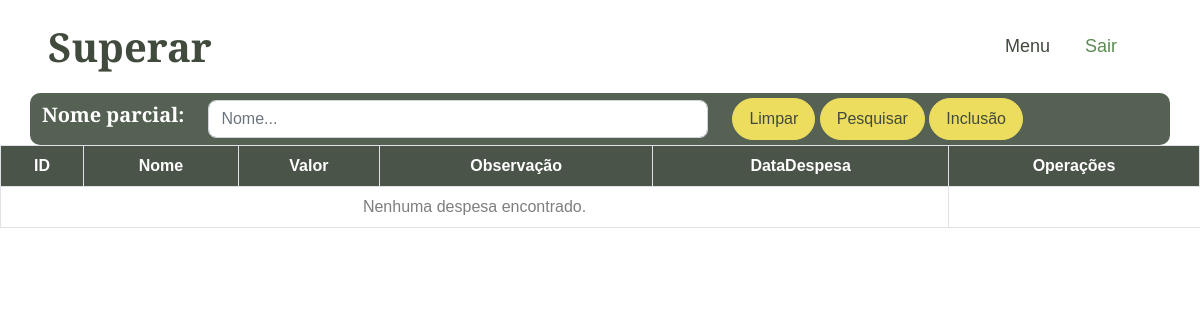
/lancselect.php (signed in), run on an earlier commit of the app's database.
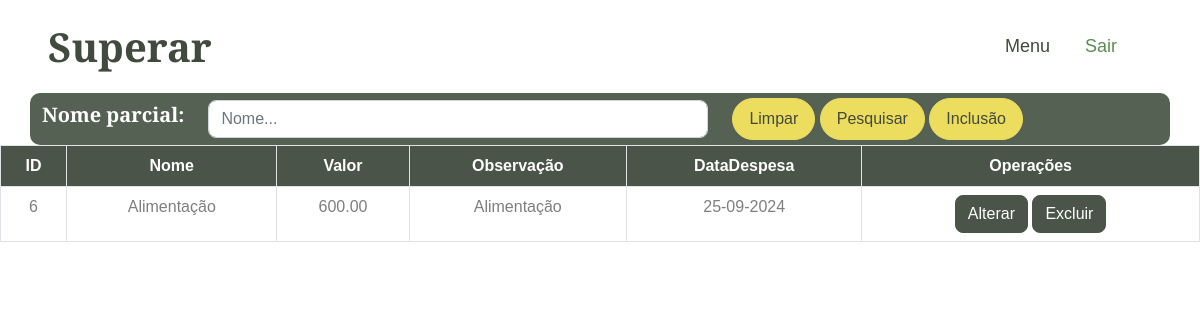
And on a later commit of the database.
### tables this page shows
CREATE TABLE `lancdespesa` (
  `id` int(11) NOT NULL,
  `nome` varchar(50) NOT NULL,
  `valor` decimal(10,2) NOT NULL,
  `iddespesa` int(11) NOT NULL,
  `datadespesa` date NOT NULL
);

CREATE TABLE `tipodespesa` (
  `id` int(11) NOT NULL,
  `nome` varchar(100) NOT NULL
);

### lancselect.php (the view, shortened to what this page needs)
<?php
include('connect.php');
$sql = 'SELECT l.id, l.valor, l.datadespesa, l.nome observacao, t.id iddesp, t.nome despesa
  from lancdespesa l inner join tipodespesa t
       on t.id = l.iddespesa ORDER BY t.nome ASC';
$pesqnome = '';
$result = mysqli_query($con, $sql);
?>
<!DOCTYPE html>
<html lang="en">
<head>
    <link href="https://cdnjs.cloudflare.com/ajax/libs/font-awesome/5.10.0/css/all.min.css" rel="stylesheet">
    <link href="https://cdn.jsdelivr.net/npm/bootstrap-icons@1.4.1/font/bootstrap-icons.css" rel="stylesheet">
    <link href="lib/animate/animate.min.css" rel="stylesheet">
    <link href="lib/owlcarousel/assets/owl.carousel.min.css" rel="stylesheet">
    <link href="lib/lightbox/css/lightbox.min.css" rel="stylesheet">
    <link href="css/bootstrap.min.css" rel="stylesheet">
    <link href="css/style.css" rel="stylesheet">
</head>
<body>
    <nav class="navbar navbar-expand-lg bg-white navbar-light sticky-top px-4 px-lg-5">
        <h1 class="m-0">Superar</h1>
        <div class="collapse navbar-collapse" id="navbarCollapse">
            <div class="navbar-nav ms-auto p-4 p-lg-0">
                <a href="menu.php" class="nav-item nav-link">Menu</a>
                <a href="logout.php" class="nav-item nav-link active">Sair</a>
            </div>
        </div>
    </nav>
    <div class="text-center mx-auto wow fadeInUp" data-wow-delay="0.1s">
        <div class="container" style="background-color: transparent;">
            <form method="post" action="">
                <div class="row align-items-center" style="background-color: #556152; padding-top:5px; padding-bottom:5px; border-radius: 10px;">
                    <div class="col-auto">
                        <h5 style="color: white;">Nome parcial:</h5>
                    </div>
                    <div class="col-auto">
                        <input type="text" name="pesqnome" id="pesqnome" class="form-control" placeholder="Nome..." style="width: 500px;" value="<?php echo $pesqnome; ?>">
                    </div>
                    <div class="col-auto">
                        <a href="lanselect.php" class="btn btn-secondary rounded-pill py-2 px-3">Limpar</a>
                        <button class="btn btn-secondary rounded-pill py-2 px-3" type="submit" name="submit">Pesquisar</button>
                        <a href="lancinsert.php" class="btn btn-secondary rounded-pill py-2 px-3">Inclusão</a>
                    </div>
                </div>
            </form>
        </div>
    </div>
    <table class="table table-bordered" style="background-color: white; opacity: 94%; text-align: center;">
        <thead class="thead-dark">
            <tr>
                <th scope="col" style="background-color: #404A3D; color: white;">ID</th>
                <th scope="col" style="background-color: #404A3D; color: white;">Nome</th>
                <th scope="col" style="background-color: #404A3D; color: white;">Valor</th>
                <th scope="col" style="background-color: #404A3D; color: white;">Observação</th>
                <th scope="col" style="background-color: #404A3D; color: white;">DataDespesa</th>
                <th scope="col" style="background-color: #404A3D; color: white;">Operações</th>
            </tr>
        </thead>
        <tbody>
            <?php
            if ($result && mysqli_num_rows($result) > 0) {
                while ($row = mysqli_fetch_assoc($result)) {
                    echo "<tr>
                <td>" . $row['id'] . "</td>
                <td>" . $row['despesa'] . "</td>
                <td>" . $row['valor'] . "</td>
                <td>" . $row['observacao'] . "</td>
                <td>" .
                $datadespesa =
                substr($row['datadespesa'], 8, 2) .
                substr($row['datadespesa'], 4, 4) .
                substr($row['datadespesa'], 0, 4) . "
                <td>
                    <a href='lancupdate.php?updateid=" . $row['id'] . "' class='btn btn-dark'>Alterar</a>
                    <a href='lancdelete.php?deleteid=" . $row['id'] . "' class='btn btn-dark'>Excluir</a>
                </td>
              </tr>";
                }
            } else {
                echo "<tr><td colspan='5'>Nenhuma despesa encontrado.</td></tr>";
            }
            ?>
        </tbody>
    </table>
</body>
</html>

What changed in the data, as far as the page shows it:
added lancdespesa: id "6", tipodespesa.nome "Alimentação", valor "600.00", nome "Alimentação", datadespesa "25", datadespesa "-09-", datadespesa "2024"
Also different on the page:
text no longer shown: "Nenhuma despesa encontrado."
